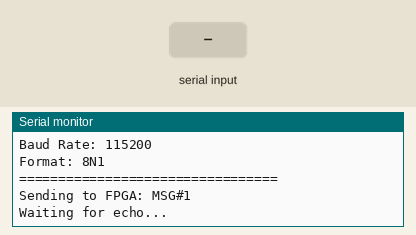
Bench run of a sketch on a simulated ESP32. Shown: the last lines printed to the serial monitor. Inputs (shaded band) come from the test bench.

Above: at 2.7 s.
2.8 s: "1\n" received over Serial
4.3 s: "1\n" received over the second serial link
At 5.0 s:
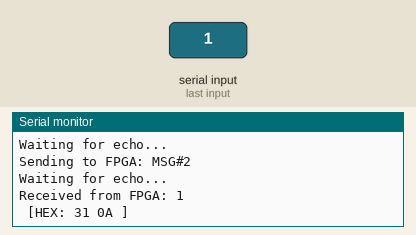
5.8 s: "0\n" received over Serial
7.3 s: "0\n" received over the second serial link
At 7.9 s:
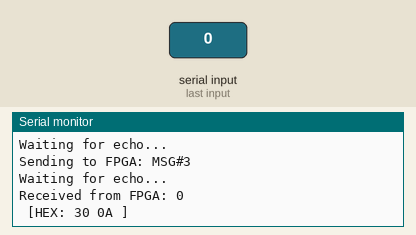
Timing chart, 0 to 9.8 s (numbered marks = the images above; inputs shaded):
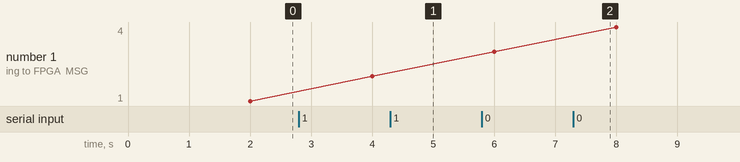

The sketch:

esp32_uart_test.ino
```cpp
/*
 * ESP32 UART Communication with Tang Nano 9K FPGA
 *
 * This program communicates with the FPGA via UART.
 * It sends data to the FPGA and receives the echoed data back.
 *
 * Hardware Connections:
 * ESP32 TX (GPIO17) -> FPGA RX (Pin 18)
 * ESP32 RX (GPIO16) -> FPGA TX (Pin 17)
 * ESP32 GND         -> FPGA GND
 *
 * IMPORTANT: Tang Nano 9K uses 3.3V logic, which is compatible with ESP32
 */

// Use UART2 for FPGA communication (UART0 is used for USB programming/debugging)
HardwareSerial FPGASerial(2);

// UART Configuration
#define FPGA_RX_PIN 16  // ESP32 RX connected to FPGA TX
#define FPGA_TX_PIN 17  // ESP32 TX connected to FPGA RX
#define BAUD_RATE 115200

// Timing
unsigned long lastSendTime = 0;
const unsigned long sendInterval = 2000; // Send data every 2 seconds
int messageCounter = 0;

void setup() {
  // Initialize USB Serial for debugging
  Serial.begin(115200);
  delay(1000);
  Serial.println("\n=================================");
  Serial.println("ESP32 <-> FPGA UART Test");
  Serial.println("=================================");

  // Initialize UART2 for FPGA communication
  FPGASerial.begin(BAUD_RATE, SERIAL_8N1, FPGA_RX_PIN, FPGA_TX_PIN);
  Serial.println("FPGA UART initialized");
  Serial.println("Baud Rate: 115200");
  Serial.println("Format: 8N1");
  Serial.println("=================================\n");

  delay(500);
}

void loop() {
  // Send data to FPGA periodically
  if (millis() - lastSendTime >= sendInterval) {
    lastSendTime = millis();
    sendTestData();
  }

  // Check for data received from FPGA
  if (FPGASerial.available()) {
    receiveFromFPGA();
  }

  // Check for commands from USB Serial
  if (Serial.available()) {
    handleSerialCommand();
  }
}

void sendTestData() {
  messageCounter++;

  // Create test message
  String message = "MSG#" + String(messageCounter) + "\r\n";

  Serial.print("Sending to FPGA: ");
  Serial.print(message);

  // Send to FPGA
  FPGASerial.print(message);

  Serial.println("Waiting for echo...");
}

void receiveFromFPGA() {
  String received = "";

  // Read all available bytes
  while (FPGASerial.available()) {
    char c = FPGASerial.read();
    received += c;
    delay(2); // Small delay to allow more bytes to arrive
  }

  if (received.length() > 0) {
    Serial.print("Received from FPGA: ");

    // Print as string
    Serial.print(received);

    // Also print hex values for debugging
    Serial.print(" [HEX: ");
    for (int i = 0; i < received.length(); i++) {
      if (received[i] < 0x10) Serial.print("0");
      Serial.print(received[i], HEX);
      Serial.print(" ");
    }
    Serial.println("]");
  }
}

void handleSerialCommand() {
  String command = Serial.readStringUntil('\n');
  command.trim();

  if (command.length() > 0) {
    Serial.print("Sending custom message: ");
    Serial.println(command);

    // Send custom message to FPGA
    FPGASerial.println(command);

    Serial.println("Waiting for echo...");
  }
}

// Alternative simple test functions

void sendSingleByte(byte data) {
  Serial.print("Sending byte: 0x");
  Serial.println(data, HEX);
  FPGASerial.write(data);
}

void sendByteArray(byte* data, int length) {
  Serial.print("Sending ");
  Serial.print(length);
  Serial.println(" bytes to FPGA");

  for (int i = 0; i < length; i++) {
    FPGASerial.write(data[i]);
    Serial.print("0x");
    Serial.print(data[i], HEX);
    Serial.print(" ");
  }
  Serial.println();
}
```

Measured:
- after the input at 4.3 s, the serial monitor: prints a new line at once (image 1)
- after the input at 7.3 s, the serial monitor: prints a new line at once (image 2)
